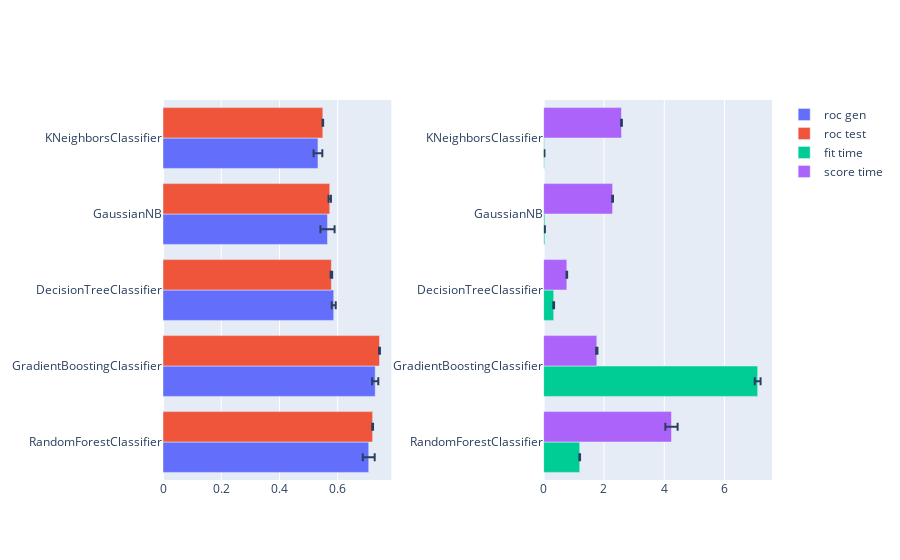

Notebook code for this chart:
### Code cell
grid_res_data = pd.DataFrame(grid.cv_results_)
grid_res_data.param_classif = grid_res_data.param_classif.astype(str).str.replace('\(.*\)', '')
grid_res_data = grid_res_data.set_index('param_classif')[['mean_test_roc_gen', 'std_test_roc_gen', 'mean_test_roc_test', 'std_test_roc_test', 'mean_fit_time', 'std_fit_time', 'mean_score_time', 'std_score_time']]

from plotly.subplots import make_subplots
fig = make_subplots(rows=1, cols=2, horizontal_spacing=0.25)
fig.add_trace(go.Bar(
    name='roc gen',
    y=grid_res_data.index, x=grid_res_data['mean_test_roc_gen'],
    error_x=dict(type='data', array=grid_res_data['std_test_roc_gen']), orientation='h'
),row=1, col=1)

fig.add_trace(go.Bar(
    name='roc test',
    y=grid_res_data.index, x=grid_res_data['mean_test_roc_test'],
    error_x=dict(type='data', array=grid_res_data['std_test_roc_test']), orientation='h'
),row=1, col=1)

fig.add_trace(go.Bar(
    name='fit time',
    y=grid_res_data.index, x=grid_res_data['mean_fit_time'],
    error_x=dict(type='data', array=grid_res_data['std_fit_time']), orientation='h'
),row=1, col=2)

fig.add_trace(go.Bar(
    name='score time',
    y=grid_res_data.index, x=grid_res_data['mean_score_time'],
    error_x=dict(type='data', array=grid_res_data['std_score_time']), orientation='h'
),row=1, col=2)
fig.update_layout(barmode='group')
fig

### Figure 1 — Plotly figure (JSON) as saved in the notebook; plotly's stock layout.template omitted (floating-point values rounded to 4 significant figures)
{"data": [{"error_x": {"array": [0.02046, 0.01053, 0.006874, 0.02429, 0.01499], "type": "data"}, "name": "roc gen", "orientation": "h", "type": "bar", "x": [0.7066, 0.7289, 0.5864, 0.565, 0.5322], "xaxis": "x", "y": ["RandomForestClassifier", "GradientBoostingClassifier", "DecisionTreeClassifier", "GaussianNB", "KNeighborsClassifier"], "yaxis": "y"}, {"error_x": {"array": [0.001498, 0.001582, 0.00261, 0.004098, 0.001077], "type": "data"}, "name": "roc test", "orientation": "h", "type": "bar", "x": [0.72, 0.7436, 0.5784, 0.5727, 0.549], "xaxis": "x", "y": ["RandomForestClassifier", "GradientBoostingClassifier", "DecisionTreeClassifier", "GaussianNB", "KNeighborsClassifier"], "yaxis": "y"}, {"error_x": {"array": [0.01135, 0.09682, 0.01295, 0.002647, 0.001089], "type": "data"}, "name": "fit time", "orientation": "h", "type": "bar", "x": [1.197, 7.097, 0.3338, 0.0394, 0.02599], "xaxis": "x2", "y": ["RandomForestClassifier", "GradientBoostingClassifier", "DecisionTreeClassifier", "GaussianNB", "KNeighborsClassifier"], "yaxis": "y2"}, {"error_x": {"array": [0.2035, 0.02027, 0.01054, 0.01323, 0.01383], "type": "data"}, "name": "score time", "orientation": "h", "type": "bar", "x": [4.24, 1.764, 0.7696, 2.287, 2.582], "xaxis": "x2", "y": ["RandomForestClassifier", "GradientBoostingClassifier", "DecisionTreeClassifier", "GaussianNB", "KNeighborsClassifier"], "yaxis": "y2"}], "layout": {"barmode": "group", "xaxis": {"anchor": "y", "domain": [0, 0.375]}, "xaxis2": {"anchor": "y2", "domain": [0.625, 1]}, "yaxis": {"anchor": "x", "domain": [0, 1]}, "yaxis2": {"anchor": "x2", "domain": [0, 1]}}}
